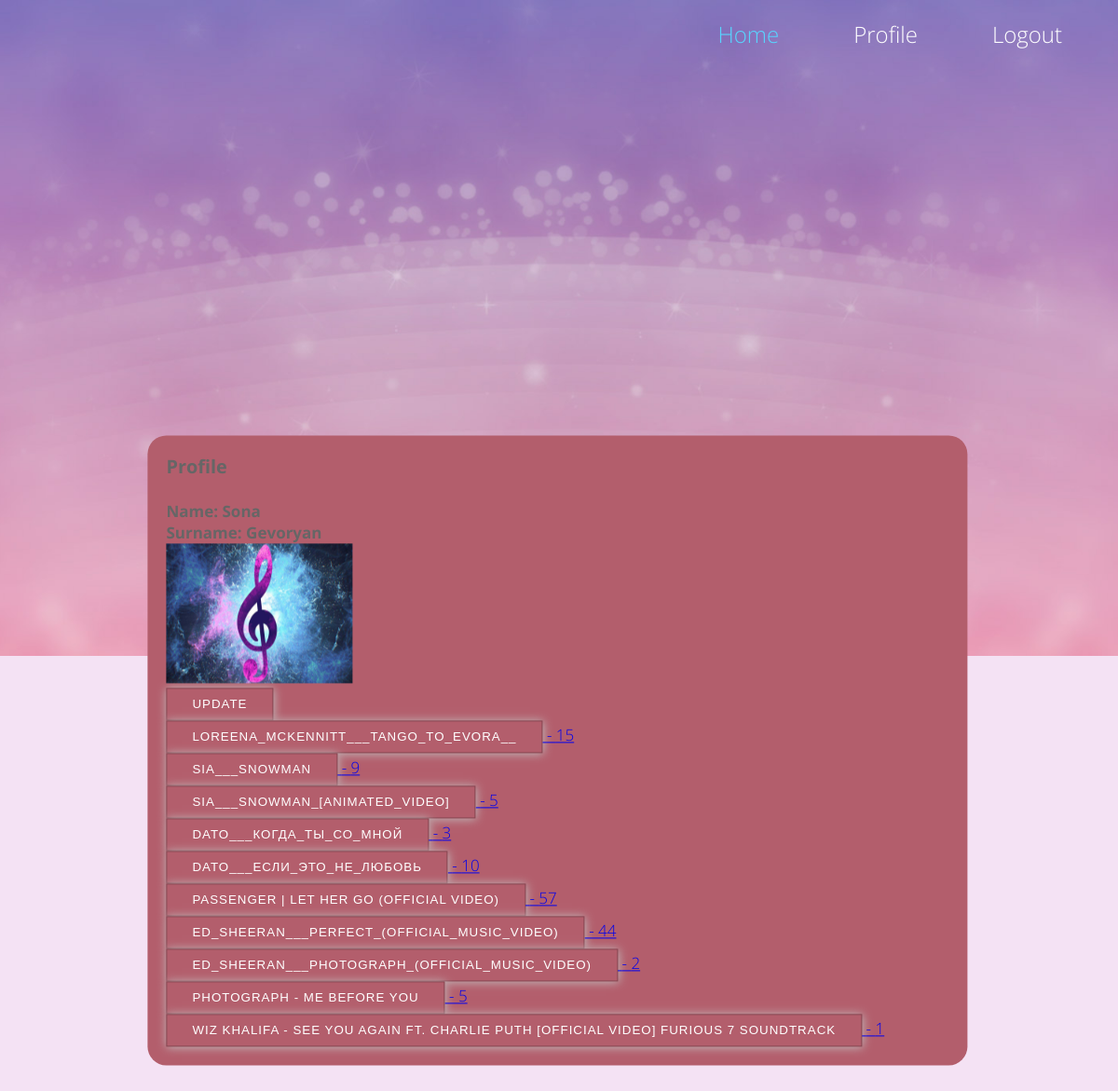
The app's page /users/user_profile/ (signed in) with its own data.
### users/models.py (models this page shows, shortened)
class Profile(models.Model):
	user = models.OneToOneField(User, on_delete = models.CASCADE)
	first_name = models.CharField(max_length=10, default="name")
	second_name = models.CharField(max_length=20, default="username")
	user_image = models.ImageField(default='Music.jpg', upload_to="media")

### download_app/models.py (models this page shows, shortened)
class NewMP3(models.Model):
    name = models.TextField()
    url = models.TextField( default="http:")
    count = models.IntegerField(default=1)
    user = models.ForeignKey(User, on_delete=models.CASCADE)

### users/views.py (the view)
# urls.py: path('user_profile/', user_views.user_profile, name='user_profile'),
@login_required(login_url="login")
def user_profile(request):
    profile = Profile.objects.get(user=request.user)
    videos = NewMP3.objects.all().filter(user=request.user)
    list_video = []
    for video_1 in videos:
        count = 0
        k = True
        for i in list_video:
            if video_1.url == i.url:
                k = False
        if k:
            list_video.append(video_1)
        for video_2 in videos:
            if video_1.url == video_2.url:
                count += 1
        video_1.count = count
    return render(request, 'registration/user_profile.html', {"profile":profile, "videos":list_video})

### YouTube_django/YouTube_django/users/templates/registration/user_profile.html
{% extends 'download_app/base.html' %}
{% block content %}
	<div class="todo-list">
		<h3>Profile</h3>
		<br>
		<strong>Name: {{profile.first_name}}</strong>
		<br>
		<strong>Surname: {{profile.second_name}}</strong>
		<br>
		<img src="{{profile.user_image.url}}" alt="*****" height="150" width="200">
		<br>
		<div class="item-row">
			<a href="{% url 'profile_update' %}"><button class="btn btn-success" type="submit" name="Update Profile">Update</button></a>
		</div>
		{% for video in videos %}
			<div>
				<a href="{{video.url}}"><button class="btn btn-success" type="submit" name="url">{{video.name}}</button> - {{video.count}} </a>
			</div>
		{% endfor %}
	</div>
{% endblock %}

### download_app/static/download_app/css/tooplate-style.css (style rules this page uses)
* { margin: 0; padding: 0; }
body { font-family: 'Open Sans', Helvetica, Arial, sans-serif; font-size: 17px; font-weight: 300; color: #666666; overflow-x: hidden; background: rgba(221,160,221,30%); }
a { transition: all 0.3s ease; }
.todo-list { width: 70%; height: 50%; transform: translate(18%, -35%); background: #b35e6c; padding: 20px; border-radius: 20px; }
.btn-success, .btn-info { padding:9px 27px; cursor: pointer; text-transform: uppercase; letter-spacing: 1px; border-style: groove; border: 1px solid rgba(0,0,0,26%); background: #b35e6c; box-shadow: 1px 1px 10px silver; color: white; }

### records on screen
Profile: first_name "Sona", second_name "Gevoryan", user_image (picture)
NewMP3: name "LOREENA_MCKENNITT___TANGO_TO_EVORA__", count "15"
NewMP3: name "SIA___SNOWMAN", count "9"
NewMP3: name "SIA___SNOWMAN_[ANIMATED_VIDEO]", count "5"
NewMP3: name "DATO___КОГДА_ТЫ_СО_МНОЙ", count "3"
NewMP3: name "DATO___ЕСЛИ_ЭТО_НЕ_ЛЮБОВЬ", count "10"
NewMP3: name "PASSENGER | LET HER GO (OFFICIAL VIDEO)", count "57"
NewMP3: name "ED_SHEERAN___PERFECT_(OFFICIAL_MUSIC_VIDEO)", count "44"
NewMP3: name "ED_SHEERAN___PHOTOGRAPH_(OFFICIAL_MUSIC_VIDEO)", count "2"
NewMP3: name "PHOTOGRAPH - ME BEFORE YOU", count "5"
NewMP3: name "WIZ KHALIFA - SEE YOU AGAIN FT. CHARLIE PUTH [OFFICIAL VIDEO] FURIOUS 7 SOUNDTRACK", count "1"
